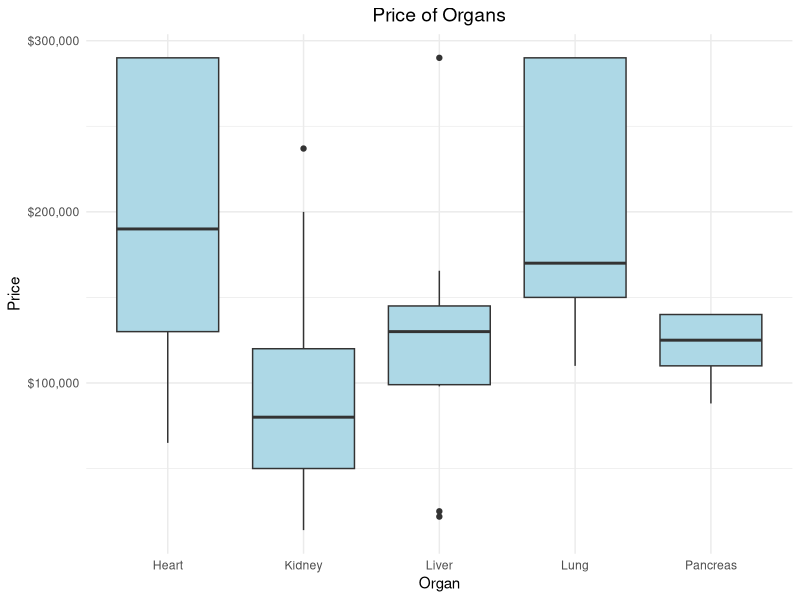
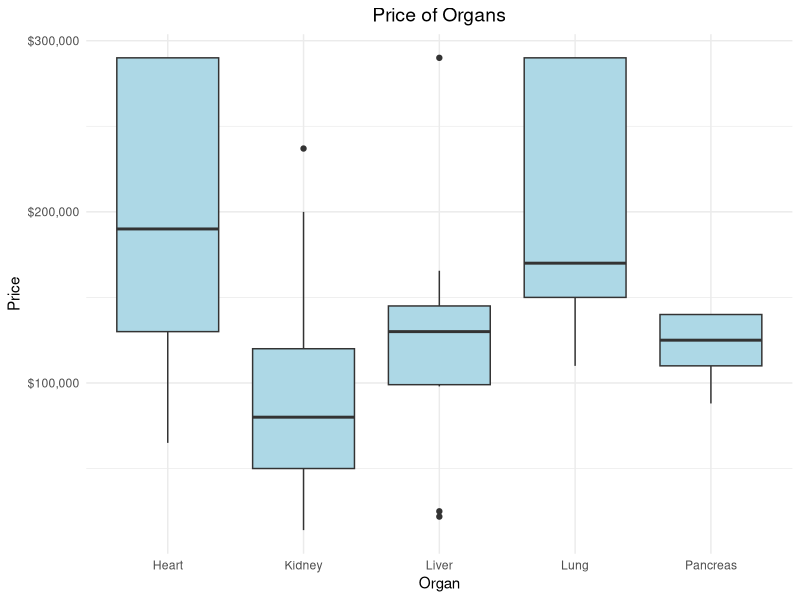

R code for these plots, in order: (Note: this script raises an error after producing the figures.)
library(dplyr)
library(readxl)
crime_dt <- read_excel("Transnational_Crime.xlsx", sheet = "Organs") %>% select(-Country)
library(ggplot2)
library(scales)

##### BOXPLOT PRICE OF ORGANS
price_plot <- ggplot(crime_dt, aes(x = Organ, y = Price)) +
  geom_boxplot(fill = "lightblue") +
  scale_y_continuous(labels = label_dollar()) +
  labs(
    title = "Price of Organs",
    x = "Organ",
    y = "Price"
  ) +
  theme_minimal() +
  theme(plot.title = element_text(hjust = 0.5, size = 14))
price_plot
ggsave("price_plot.png", price_plot, width = 8, height = 6)


#### grafy
library(igraph)

###########
# krawedzie <- c(1, 2, 2, 3, 3, 4, 4, 1, 1, 3)
# graf <- make_graph(edges = krawedzie, directed = TRUE)
# plot(graf, vertex.color = "skyblue", vertex.size = 30, edge.arrow.size = 0.5,
#      vertex.label.color = "black", main = "Przykładowy graf")
###########

crime_dt2 <- read_excel("Transnational_Crime.xlsx", sheet = "Vendors vs Recipients")
crime_dt2 <- crime_dt2 %>% mutate(markup = Recipient_Paid-Vendor_Received)

edges <- data.frame(from = crime_dt2$Vendor_From, to = crime_dt2$Recipient_From)

g <- graph_from_data_frame(d = edges, directed = TRUE)

# Dodanie wartości markup jako atrybutu krawędzi
# E(g)$label <- crime_dt2$markup
# E(g)$label.cex <- 0.8
# E(g)$label.color <- "black"

x_coords <- c(4, 6, 2, 2, 4, 3, 5, 0, 0, 6, 1)
y_coords <- c(6, 5, 6, 1, 1, 4, 3, 4, 2, 2, 3)

custom_layout <- cbind(x_coords, y_coords)

plot(
  g,
  vertex.size = 33,
  vertex.label.cex = 0.7,
  vertex.label.color = "black",
  edge.arrow.size = 0.5,
  edge.color = "darkgrey",
  vertex.color = "lightblue",
  edge.loop.angle = pi/2,
  layout = custom_layout
  # edge.label = E(g)$label,
  # edge.label.cex = E(g)$label.cex,
  # edge.label.color = E(g)$label.color
)
title(main = "Kidney Crime Map", font.main = 1, cex.main = 1.5)


